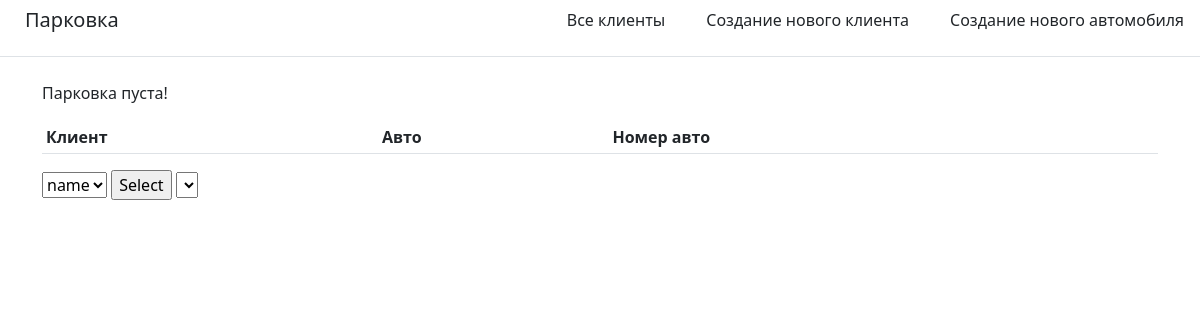
Before: / with the older database file.
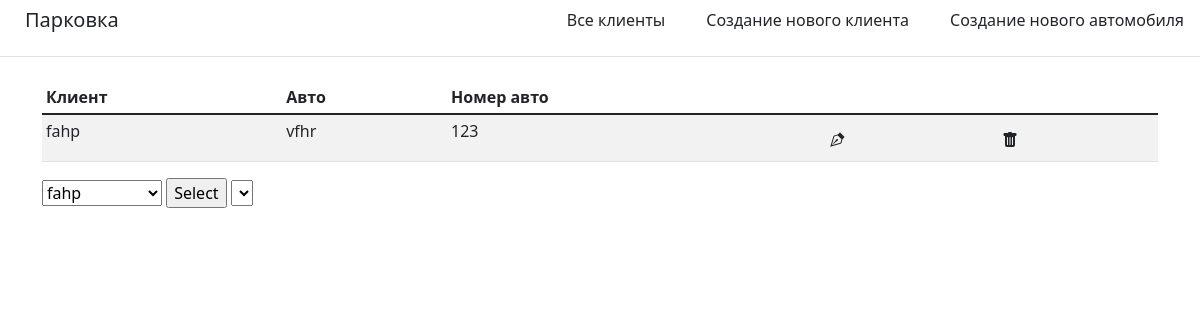
After: the same page with the newer database file.
### main/models.py (models this page shows, shortened)
class Car(models.Model):
    owner = models.ForeignKey(Client, on_delete=models.CASCADE)
    brand = models.TextField('Марка')
    model = models.TextField('Модель')
    color = models.TextField('Цвет')
    licence_plate = models.TextField('Гос номер', unique=True)
    is_on_parking = models.BooleanField()
    class Meta:
        verbose_name = 'Автомобиль'
        verbose_name_plural = 'Автомобили'

class Client(models.Model):
    GENDER_CHOISE = (('м', "мужской"),
                     ('ж', "женский"),)
    name = models.TextField('ФИО', validators=[MinLengthValidator(3, message='Имя не может быть меньше 3х символов')])
    sex = models.CharField(max_length=1, choices=GENDER_CHOISE)
    numbers_phone = models.TextField('Номер тел.(с 8)', unique=True)
    address = models.TextField('Адрес')
    cars = models.IntegerField('Кол-во авто')
    def __str__(self):
        return self.name
    class Meta:
        verbose_name = 'Клиент'
        verbose_name_plural = 'Клиенты'

### main/views.py (the view)
# urls.py: path('', views.home, name='home'),
def home(request):
    clients = Client.objects.all()
    cars = Car.objects.all()
    return render(request, 'main/home.html', {'home': 'Все клиенты', 'clients': clients, 'cars': cars})

### main/templates/main/home.html (shortened to what this page needs)
{% extends 'main/base.html'%}
{% load static %}
{% block content %}
<div class="table-responsive">
        <table class="table table-striped table-sm">
          <thead>
            <tr>
              <th scope="col">Клиент</th>
              <th scope="col">Авто</th>
              <th scope="col">Номер авто</th>
              <th scope="col"></th>
            </tr>
          </thead>
          <tbody>
          {% if cars %}
          {% for el in cars %}
            {% if el.is_on_parking %}
                <tr>
                  <td>{{ el.owner }}</td>
                  <td>{{ el.brand }}</td>
                  <td>{{ el.licence_plate }}</td>
                  <td><a href="editor/{{el.id}}" class="btn "></a></td>
                  <td><a href="delete/{{el.id}}" class="btn "></a></td>
                </tr>
            {% endif %}
          {% endfor %}
          {% else %}
              <p>Парковка пуста!</p>
          {% endif %}
          </tbody>
        </table>
        <form>
            <select name="Client">
            {% if clients %}
                {% for el in clients %}
                    <option value="{{el.id}}">{{ el.name }}</option>
                {% endfor %}
            {% endif %}
            </select>
            <input type="submit" value="Select">
            <select name="Car">
            </select>
          </form>
</div>
{% endblock %}

### main/templates/main/base.html (shortened to what this page needs)
<!doctype html>
<html lang="ru">
<head>
    <link rel="stylesheet" href="https://cdn.jsdelivr.net/npm/bootstrap@5.1.3/dist/css/bootstrap.min.css">
</head>
<body>
      <div class="d-flex flex-column flex-md-row align-items-center pb-3 mb-4 border-bottom" style="text-indent:25px;">
      <a href="/" class="d-flex align-items-center text-dark text-decoration-none" >
      <span class="fs-5" >Парковка</span>
      </a>
      <nav class="d-inline-flex mt-2 mt-md-0 ms-md-auto">
        <a class="me-3 py-2 text-dark text-decoration-none" href="{% url 'home' %}">Все клиенты</a>
        <a class="me-3 py-2 text-dark text-decoration-none" href="{% url 'creation' %}">Создание нового клиента</a>
        <a class="me-3 py-2 text-dark text-decoration-none" href="{% url 'creation_car' %}">Создание нового автомобиля</a>
      </nav>
    </div>
   <div class="container">
    {% block content %}{% endblock %}
    </div>
</body>
</html>

Changed rows visible on the page:
added Car: owner "fahp", brand "vfhr", licence_plate "123"
Other visible differences:
form field Client: "name" → "fahp"
text no longer shown: "Парковка пуста!"
